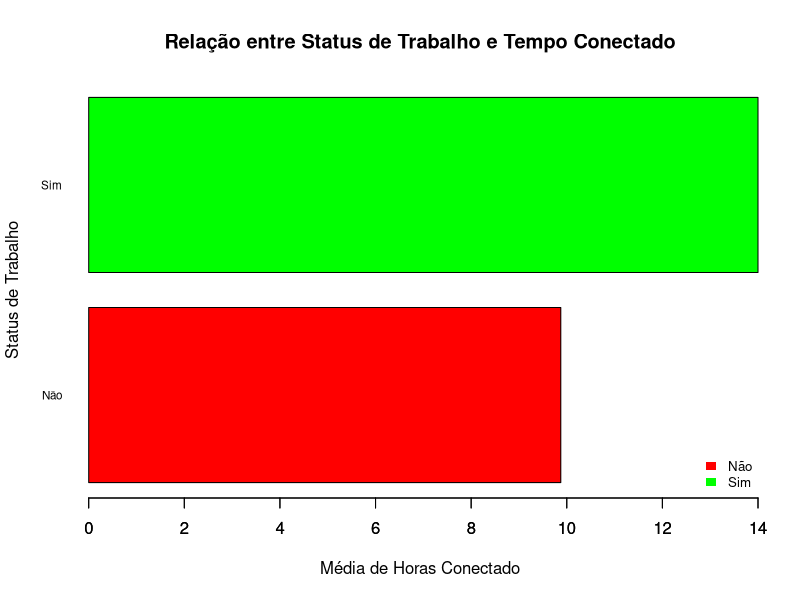

Generate this figure with R:
library(readxl)

# Carregar a planilha especificando a planilha "Microdados Num"
planilha <- read_excel("database_numerica.xlsx", sheet = "Microdados Num")

# Acessar as colunas "STATUS_TRABALHO" e "HR_CONECTADO" no objeto de dados
status_trabalho <- planilha$STATUS_TRABALHO
hr_conectado <- as.numeric(as.character(planilha$HR_CONECTADO))

# Criar um novo dataframe com as colunas "STATUS_TRABALHO" e "HR_CONECTADO"
relacao_trabalho_conectado <- data.frame(STATUS_TRABALHO = factor(status_trabalho, levels = 1:2, labels = c("Não", "Sim")),
                                         HR_CONECTADO = hr_conectado)

# Remover valores NA
relacao_trabalho_conectado <- relacao_trabalho_conectado[complete.cases(relacao_trabalho_conectado), ]

# Calcular a média de tempo conectado para cada categoria de trabalho
medias_conectado <- tapply(relacao_trabalho_conectado$HR_CONECTADO, relacao_trabalho_conectado$STATUS_TRABALHO, mean)

# Definir as cores para cada categoria de trabalho
cores_trabalho <- c("red", "green")

# Criar o gráfico de barras horizontais
grafico_conectado <- barplot(medias_conectado, horiz = TRUE, beside = TRUE,
                             ylab = "Status de Trabalho", xlab = "Média de Horas Conectado",
                             main = "Relação entre Status de Trabalho e Tempo Conectado",
                             col = cores_trabalho, las = 1, cex.names = 0.7)

# Remover o eixo X antigo e ajustar o novo eixo X
axis(1, at = NULL)
axis(1, at = c(0, 2, 4, 6, 8, 10), labels = c("0", "2", "4", "6", "8", "10"), pos = -0.5, tick = FALSE, line = 0)

# Adicionar a legenda
legend("bottomright", legend = levels(relacao_trabalho_conectado$STATUS_TRABALHO), fill = cores_trabalho, border = NA, bty = "n", text.col = "black", cex = 0.8)
